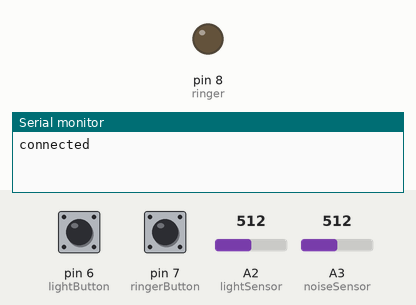
Simulated run of this sketch. Board: Arduino Uno, built for the host (arithmetic inside an expression is 32-bit, double 64-bit). Shown: output pins drawn as LEDs (lit = HIGH), the last lines printed to the serial monitor. Inputs (shaded band) come from the test bench; at power-on: pin 7 (ringerButton) LOW, pin 6 (lightButton) LOW, A2 (lightSensor) = 512, A3 (noiseSensor) = 512. WiFi joins after 1.5 s; servers stay silent unless stated; no MQTT or app messages arrive unless stated.

Above: at 4.2 s.
4.3 s: pin 7 (ringerButton) pulled HIGH for 0.15 s
At 5.2 s:
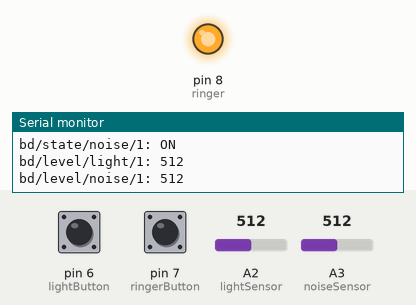
9.0 s: pin 7 (ringerButton) pulled HIGH for 1 s
At 10.0 s:
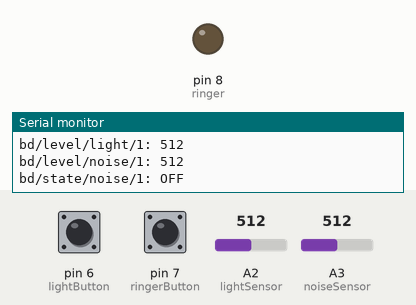
11.5 s: pin 7 (ringerButton) pulled HIGH for 3.2 s
At 11.9 s:
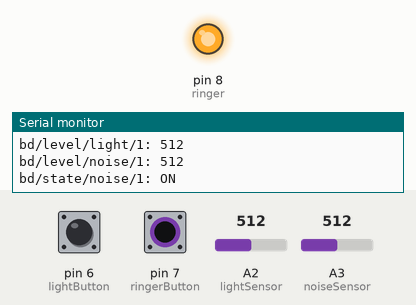
Timing chart, 0 to 14.5 s (numbered marks = the images above; inputs shaded):
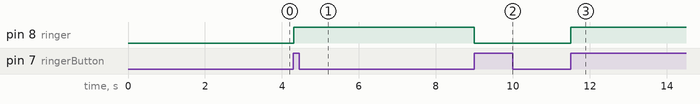

The sketch:

light_arduino2.ino
```cpp
#include <SPI.h>
#include <Ethernet.h>
#include <PubSubClient.h>

// Variables for pins
int lightSensor = A2;
int noiseSensor = A3;
int ringer = 8;
int lightButton = 6;
int ringerButton = 7;

// Variables to see state of room
String roomId = "1";
String s;
char c[50];
bool lightButtonState = 0;
bool lastLightButtonState = 0;
bool ringerButtonState = 0;
bool lastRingerButtonState = 0;
bool lightState = 0;
bool ringerState = 0;
int interval = 5000;
unsigned long previousMillis = 0;

// Variables for mqtt
byte mac[]    = {  0xDE, 0xED, 0xBA, 0xFE, 0xFE, 0xEA };
char userId[] = "ndtzubom";
char passwd[] = "yGCB-nJ4kcOC";
char server[] = "m23.cloudmqtt.com";
unsigned int port = 14984;
char lightLevelTopic[50];
char noiseLevelTopic[50];
EthernetClient ethClient;
PubSubClient client(server, port, 0, ethClient) ;


void setup() {
  Serial.begin(9600);

  // Sensor pins
  pinMode(lightSensor,INPUT);
  pinMode(noiseSensor,INPUT);

  // Actuator pins
  pinMode(ringer, OUTPUT);
  pinMode(lightButton, INPUT);
  pinMode(ringerButton, INPUT);

  Ethernet.begin(mac);
  client.setCallback(callback);
  s = "bd/level/light/" + roomId; s.toCharArray(lightLevelTopic,s.length()+1);
  s = "bd/level/noise/" + roomId; s.toCharArray(noiseLevelTopic,s.length()+1);
  connectMqtt();

  delay(1500);
}

void connectMqtt(){
  if (client.connect(NULL,userId,passwd)) {
      Serial.println("connected");
      // resubscribe
      s = "rl/state/+/" + roomId;
      s.toCharArray(c,s.length()+1);
      client.subscribe(c);
    } else {
      Serial.print("failed, rc=");
      Serial.print(client.state());
      Serial.println(" try again");
    }
}

void reconnect() {
  // Loop until we're reconnected
  while (!client.connected()) {
    Serial.print("Attempting MQTT connection...");
    connectMqtt();
  }
}

void publishSensor(){
  int intValue = analogRead(lightSensor);
  s = String(intValue);
  s.toCharArray(c,s.length()+1);
  Serial.println(String(lightLevelTopic) + ": " + s);
  client.publish(lightLevelTopic,c);

  intValue = analogRead(noiseSensor);
  s = String(intValue);
  s.toCharArray(c,s.length()+1);
  Serial.println(String(noiseLevelTopic) + ": " + s);
  client.publish(noiseLevelTopic, c);
}

void publishSwitchLight(char* value){
  s = "bd/state/light/"+roomId;
  s.toCharArray(c,s.length()+1);
  Serial.println(s + ": " + value);
  client.publish(c, value);

  s = "rl/state/light/"+roomId;
  s.toCharArray(c,s.length()+1);
  Serial.println(s + ": " + value);
  client.publish(c, value);
}

void publishSwitchNoise(char* value){
  s = "bd/state/noise/"+roomId;
  s.toCharArray(c,s.length()+1);
  Serial.println(s + ": " + value);
  client.publish(c, value);
}

void checkLightButton(){
  lightButtonState = digitalRead(lightButton);
  if (lightButtonState != lastLightButtonState && lightButtonState){
    String message;
    lightState = !lightState;
    if (lightState){ publishSwitchLight("ON");}
    else {publishSwitchLight("OFF");}
  }
  lastLightButtonState = lightButtonState;
}

void checkRingerButton(){
  ringerButtonState = digitalRead(ringerButton);
  if (ringerButtonState != lastRingerButtonState && ringerButtonState){
    ringerState = !ringerState;
    if (ringerState){digitalWrite(ringer, HIGH); publishSwitchNoise("ON");}
    else {digitalWrite(ringer, LOW); publishSwitchNoise("OFF"); }
  }
  lastRingerButtonState = ringerButtonState;
}

void callback(char* topic, byte* payload, unsigned int length) {
  String message = "";
  Serial.print("Message arrived [");
  Serial.print(topic);
  Serial.print("] ");
  for (int i=0;i<length;i++) {
    message += (char)payload[i];
  }
  Serial.println(message);

  String sTopic = String(topic);
  if(sTopic.indexOf("noise") >= 0){
     if (message == "ON"){digitalWrite(ringer, HIGH); ringerState = true;}
     else {digitalWrite(ringer, LOW); ringerState = false;}
  } else {
     if (message == "ON"){lightState = true;}
     else {lightState = false;}
  }
}

void loop() {
  unsigned long currentMillis = millis();
  checkRingerButton();
  checkLightButton();
  if (currentMillis - previousMillis >= interval){
    previousMillis = currentMillis;

    if (!client.connected()) {
        reconnect();
    }
    publishSensor();
  }
  client.loop();
}
```

Measured:
- after the input at 4.3 s, pin 8 (ringer): LOW → HIGH at once
- after the input at 9.0 s, pin 8 (ringer): HIGH → LOW at once
- after the input at 11.5 s, pin 8 (ringer): LOW → HIGH at once
